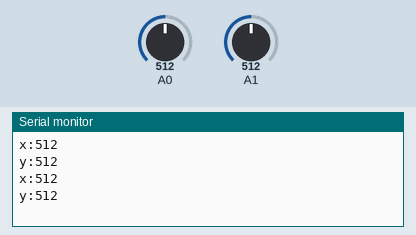
A sketch run on a simulated Arduino Uno, built with avr-gcc and run on an emulated ATmega328P. Parts: the last lines printed to the serial monitor. The inputs (shaded band) are chosen by the test bench; at power-on: A0 = 512, A1 = 512.

Above: at 1.8 s.
1.9 s: A0 set to 716
At 2.8 s:
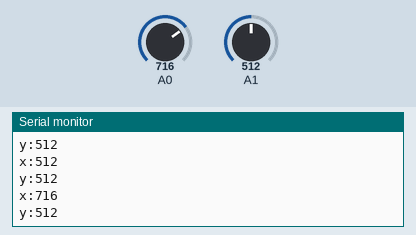
3.4 s: A1 set to 716
At 4.6 s:
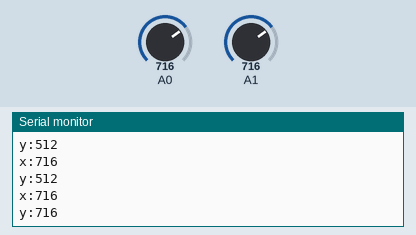
4.9 s: A0 set to 900
At 5.4 s:
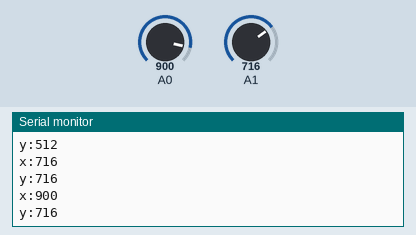
6.4 s: A1 set to 900
At 7.8 s:
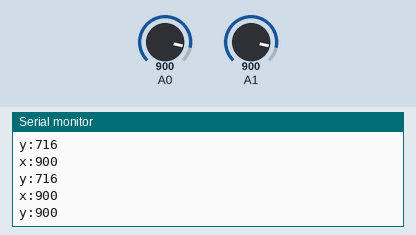
Timing chart, 0 to 8.9 s (numbered marks = the images above; inputs shaded):
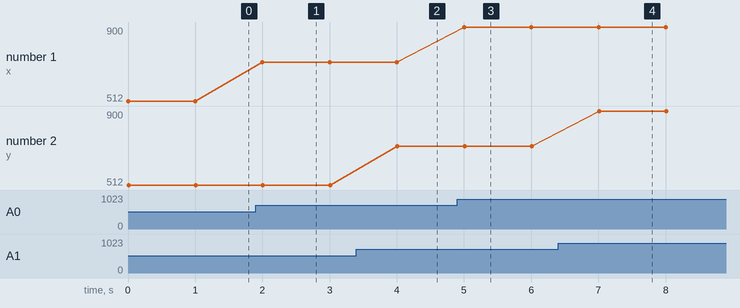

Measured:
- after the input at 1.9 s, the serial monitor: prints a new line after 0.10 s (image 1)
- after the input at 3.4 s, the serial monitor: prints a new line after 0.61 s (image 2)
- after the input at 4.9 s, the serial monitor: prints a new line after 0.10 s (image 3)
- after the input at 6.4 s, the serial monitor: prints a new line after 0.61 s (image 4)
- plotted number 1: 512 → 716 after the input at 1.9 s, 716 → 900 after the input at 4.9 s

The sketch:

gotest.ino
```cpp
#define PIN_ANALOG_X 0
#define PIN_ANALOG_Y 1

void setup() {
  // put your setup code here, to run once:
  Serial.begin(9600);
}

void loop() {
  // put your main code here, to run repeatedly:
  Serial.print("x:");
  Serial.println(analogRead(A0));
  Serial.print("y:");
  Serial.println(analogRead(A1));
  delay(1000);
}
```
